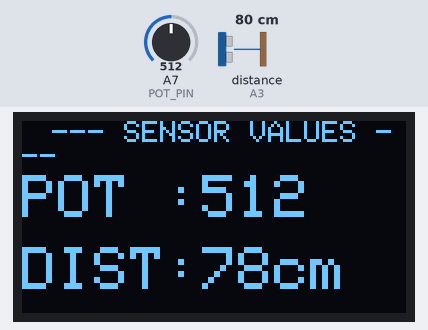
Bench run of a sketch on a simulated Arduino Nano, built with avr-gcc and run on an emulated ATmega328P. On the bench: 128×64 one-colour display. Wiring (inferred from the names in the program): ultrasonic range finder: trigger pin 5; echo A3. The inputs (shaded band) are chosen by the test bench; at power-on: distance to the obstacle (sensor on A3) 80 cm, A7 (POT_PIN) = 512. The echo pulse lasts 58.3 µs per cm; what the sketch prints to the serial monitor is not drawn.

Above: at 1.2 s.
1.3 s: distance to the obstacle (sensor on A3) set to 60 cm
At 2.6 s:
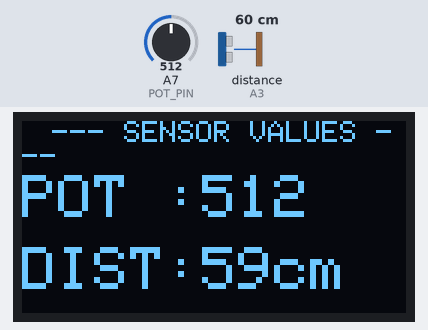
2.9 s: A7 (POT_PIN) set to 716
At 4.3 s:
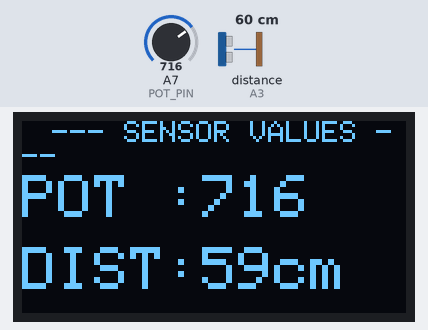
4.6 s: distance to the obstacle (sensor on A3) set to 2 cm
At 5.9 s:
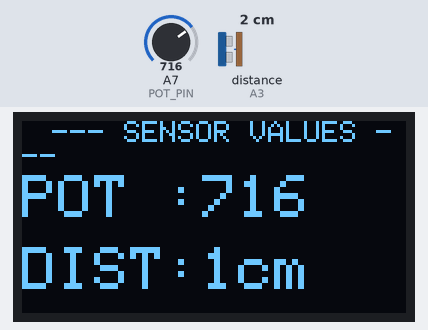
6.2 s: A7 (POT_PIN) set to 900
At 6.6 s:
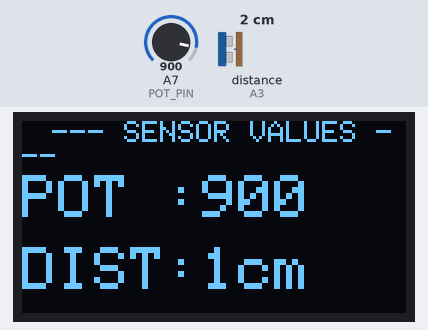
7.8 s: distance to the obstacle (sensor on A3) set to 18 cm
At 8.7 s:
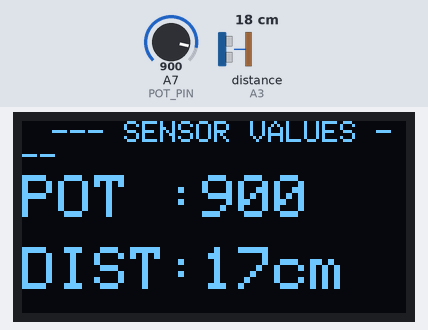
9.5 s: distance to the obstacle (sensor on A3) set to 120 cm
At 10.0 s:
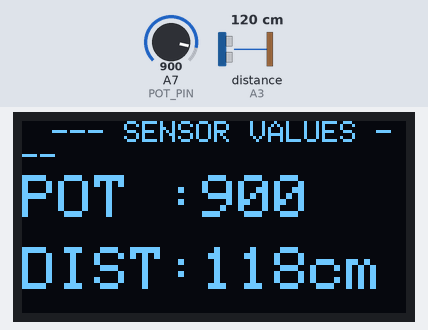
Timing chart, 0 to 12.1 s (numbered marks = the images above; inputs shaded):
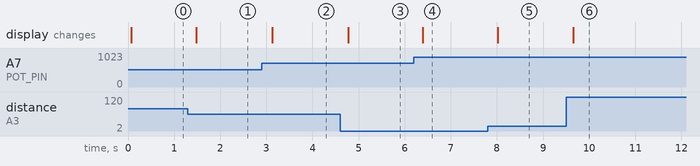

Measured:
- after the input at 1.3 s, the display: changes after 0.18 s (image 1)
- after the input at 2.9 s, the display: changes after 0.23 s (image 2)
- after the input at 4.6 s, the display: changes after 0.17 s (image 3)
- after the input at 6.2 s, the display: changes after 0.19 s (image 4)
- after the input at 7.8 s, the display: changes after 0.22 s (image 5)
- after the input at 9.5 s, the display: changes after 0.15 s (image 6)

The sketch:

Practical_59.ino
```cpp
/*
====================================================
 Practical: Print Sensor Values on OLED
 Sensors: Potentiometer (A7) + Ultrasonic (Trig D5, Echo A3)
 Display: SSD1306 128x64 I2C
====================================================
*/

#include <Wire.h>
#include <Adafruit_GFX.h>
#include <Adafruit_SSD1306.h>

#define SCREEN_WIDTH 128
#define SCREEN_HEIGHT 64

Adafruit_SSD1306 display(SCREEN_WIDTH, SCREEN_HEIGHT, &Wire, -1);

// Correct Pin Definitions
#define POT_PIN   A7
#define TRIG_PIN  5
#define ECHO_PIN  A3

long duration;
int distanceCm;
int potValue;

void setup()
{
  Serial.begin(9600);

  pinMode(TRIG_PIN, OUTPUT);
  pinMode(ECHO_PIN, INPUT);

  if (!display.begin(SSD1306_SWITCHCAPVCC, 0x3C))
  {
    Serial.println(F("OLED Failed!"));
    while (1);
  }

  display.clearDisplay();
  display.setTextColor(SSD1306_WHITE);
}

void loop()
{
  // 1. Read Potentiometer Value
  potValue = analogRead(POT_PIN);

  // 2. Read Ultrasonic Distance
  digitalWrite(TRIG_PIN, LOW);
  delayMicroseconds(2);
  digitalWrite(TRIG_PIN, HIGH);
  delayMicroseconds(10);
  digitalWrite(TRIG_PIN, LOW);

  duration = pulseIn(ECHO_PIN, HIGH, 30000); // 30ms timeout

  if (duration == 0) {
    distanceCm = 0;
  } else {
    distanceCm = duration * 0.034 / 2;
  }

  // 3. Serial Monitor Output
  Serial.print("POT: ");
  Serial.print(potValue);
  Serial.print(" | Distance: ");
  Serial.print(distanceCm);
  Serial.println(" cm");

  // 4. OLED Display Output
  display.clearDisplay();

  display.setTextSize(1);
  display.setCursor(10, 0);
  display.print("--- SENSOR VALUES ---");

  // POT Reading
  display.setTextSize(2);
  display.setCursor(0, 18);
  display.print("POT :");
  display.print(potValue);

  // Ultrasonic Reading
  display.setCursor(0, 42);
  display.print("DIST:");
  display.print(distanceCm);
  display.print("cm");

  display.display();

  delay(200);
}
```
